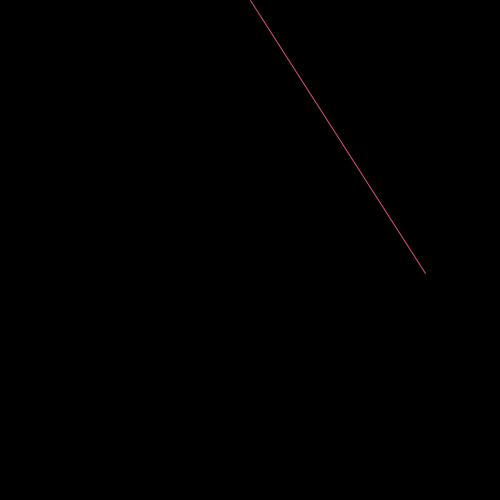
Frame 1 (no input)
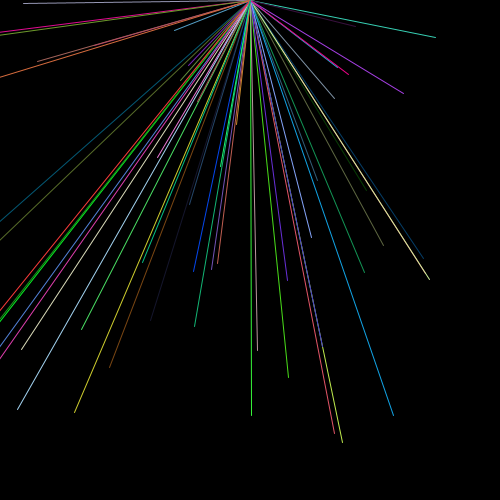
Frame 60 (the mouse pressed at the canvas centre just before this capture)
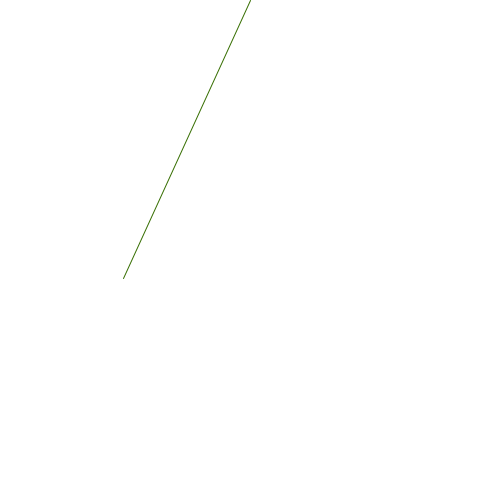
Frame 120 (the mouse held since frame 60 and released just before this capture)

The Processing sketch that drew these frames (run headless with seeded random() and noise(); from frame 60 on, the mouse is pressed at the canvas centre):

// Processing sketch: processing_64366
// ── processing_64366.pde

void setup(){
  size(500,500);
  background (0);
}
 int x = 250;
  int y = 0;
void draw(){
  float a = random (500);
  float b = random (500);
  float c = random (500);
  float g = random (500);
  float d = random (255);
  float e = random (255);
  float f = random (255);
  float q = 0;
  float r = 0;
  float time = millis();
 
  blend(0,0,mouseX,mouseY, 0, 0, 500, 500, DIFFERENCE);
   blend(0,0,mouseX,mouseY, 0, 0, 500, 500, DIFFERENCE);
   if (mousePressed)
   {
     background (255);
     q = millis();
     r = millis()+1000;
     if (q==r){
       q=0;
       r=0;
       background(0);
     }
   }
   
   if (key == 'w'||key == 'W')
   {
     y++;
   }
   if (key == 's')
   {
     y--;
   }
   if (key == 'a')
   {
     x--;
   }
   if (key == 'd')
   {
     x++;
   }
    
     stroke (d,e,f);
  line (x,y,c-50,a-50);
}
